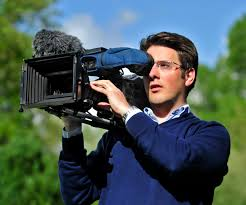
#> input picture src/resources/images/photography.jpg, 246 x 205 px
$ python rgb.py
#> lines starting #> are read from the running program, lines starting #| are printed output that depends on the picture
import cv2
import numpy as np

#custom module
from src.basic import imageInfo

#Coding Section
###############################
image = cv2.imread(imageInfo.photographyImage)
#> image is the input picture: shape (205, 246, 3); mean B, G, R 84.6, 88.1, 70


B, G, R = image[50,0]
#> B = 6; G = 83; R = 62
print(image.shape)
#| (205, 246, 3)
print(B,G,R)
#| 6 83 62

#convert to grayscale and see what happens
grayImage = cv2.cvtColor(image, cv2.COLOR_BGR2GRAY)
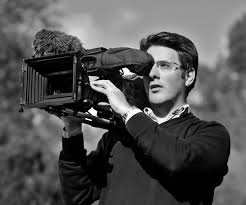
#> grayImage: shape (205, 246); min 0, max 255, mean 82.3

print(grayImage.shape)
#| (205, 246)
print(grayImage[50,0])
#| 68

#Convert to hsv image
hsvImage = cv2.cvtColor(image, cv2.COLOR_BGR2HSV)
#> hsvImage: shape (205, 246, 3); mean H, S, V 73.4, 137, 108.8

cv2.imshow('Hsv image', hsvImage)
cv2.imshow('Hue channel', hsvImage[:,:,0])
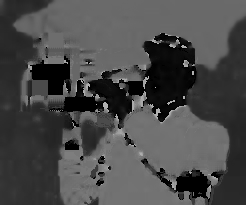
#> window 'Hue channel': shape (205, 246); min 0, max 179, mean 73.4
cv2.imshow('Saturation channel', hsvImage[:,:,1])
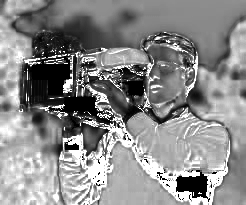
#> window 'Saturation channel': shape (205, 246); min 0, max 255, mean 137
cv2.imshow('Value channel', hsvImage[:,:,2])
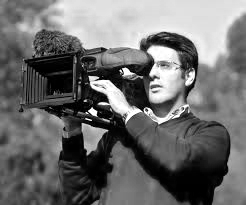
#> window 'Value channel': shape (205, 246); min 0, max 255, mean 108.8

print('Hsv shape : ' ,hsvImage.shape)
#| Hsv shape :  (205, 246, 3)

cv2.waitKey()
cv2.destroyAllWindows()
